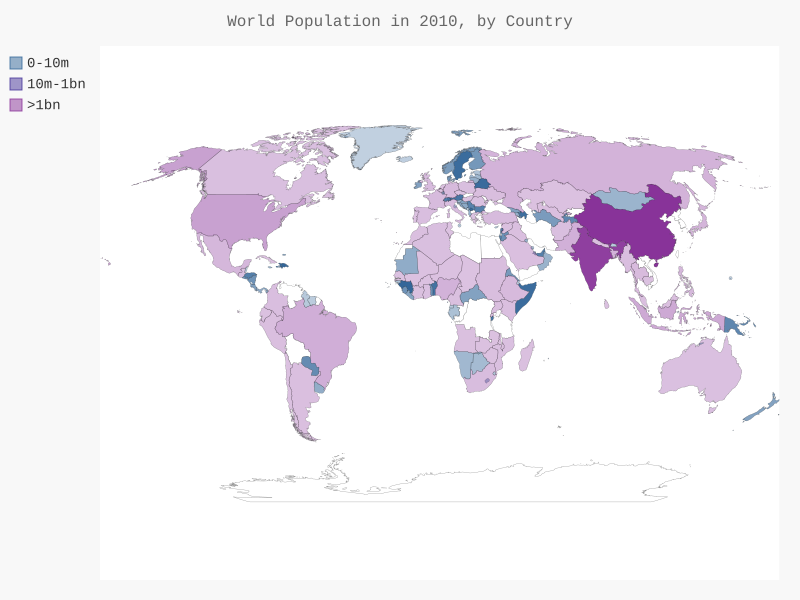

Reproduce this figure in Python.
import json
import pygal
from pygal.style import RotateStyle as RS
from pygal.style import LightColorizedStyle as LCS

from country_codes import get_country_code


filename = 'population_data.json'

with open(filename) as f:
    pop_data = json.load(f)

cc_populations = {}

for pop_dict in pop_data:
    if pop_dict['Year'] == '2010':
        country_name = pop_dict["Country Name"]
        population = int(float(pop_dict['Value']))
        code = get_country_code(country_name)
        if code:
            cc_populations[code] = population

cc_pops_1, cc_pops_2, cc_pops_3 = {}, {}, {}
for cc, pop in cc_populations.items():
    if pop < 10000000:
        cc_pops_1[cc] = pop
    elif pop < 000000000:
        cc_pops_2[cc] = pop
    else:
        cc_pops_3[cc] = pop

wm_style = RS('#336699', base_style=LCS)
wm = pygal.maps.world.World(style=wm_style)
wm.title = "World Population in 2010, by Country"
# wm.add('2010', cc_populations)
wm.add('0-10m', cc_pops_1)
wm.add('10m-1bn', cc_pops_2)
wm.add('>1bn', cc_pops_3)

wm.render_to_file('world_population.svg')
